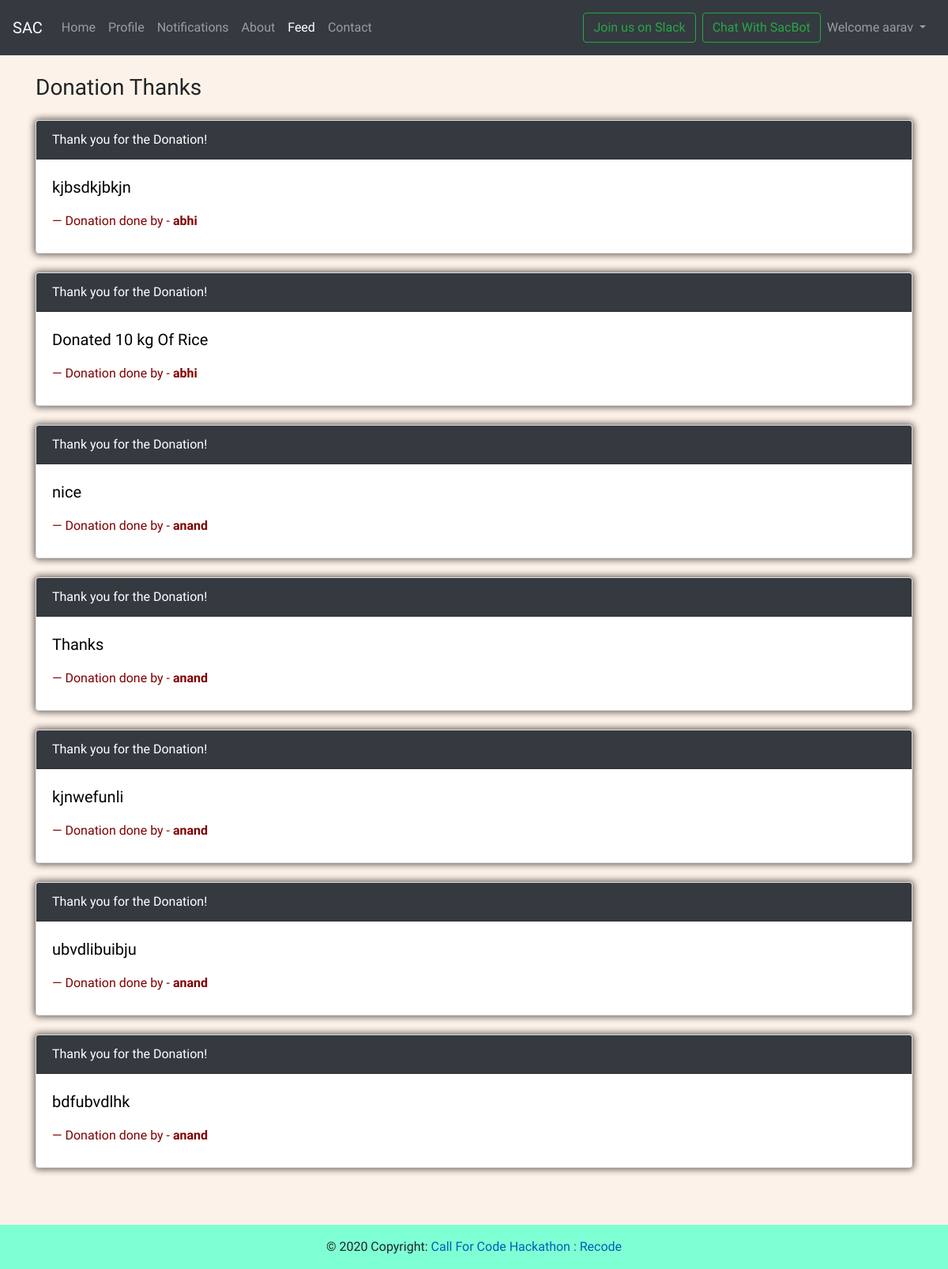
/tweet (signed in), run on the app's committed database.
### mysite/models.py (models this page shows, shortened)
class NewsFeed(models.Model):
    user1=models.CharField(max_length=30,null=True)
    feed=models.TextField(null=True)
    timestamp = models.DateTimeField(default=now)

### mysite/views.py (the view)
# urls.py: path('tweet',views.tweet),
@login_required(login_url='handleLogin')
def tweet(request):
    feeds = NewsFeed.objects.all().order_by('-id')
    params = {'feeds': feeds}
    return render(request, 'mysite/newsFeed.html', params)

### templates/mysite/newsFeed.html (shortened to what this page needs)
{% extends 'base.html' %}
{% block activeFeed %} active {% endblock activeFeed %}
{% block body %}
    <div class="container">
        <br>
        <h3>Donation Thanks</h3>
        {% for feed in feeds %}
        <a href="/profile/{{feed.user1}}">
              <div class="card my-4">
                <div class="card-header aa" style="color:white">
                  Thank you for the Donation!
                </div>
                <div class="card-body bb">
                  <blockquote class="blockquote mb-0">
                    <p style="color:black">{{feed.feed}}</p>
                    <footer class="blockquote-footer my-2" style="color:#800000">Donation done by - <strong title="Source Title" ">{{feed.user1}}</strong></footer>
                  </blockquote>
                </div>
            </div>
          </a>
        {% endfor %}
    </div>
{% endblock body %}

### templates/base.html (shortened to what this page needs)
<!doctype html>
<html lang="en">
  <head>
    <link
      rel="stylesheet"
      href="https://stackpath.bootstrapcdn.com/bootstrap/5.0.0-alpha1/css/bootstrap.min.css"
    />
    <link rel="stylesheet" href="https://stackpath.bootstrapcdn.com/bootstrap/4.5.0/css/bootstrap.min.css">
    <link rel="stylesheet" href="./static/mysite/style.css">
    <link
      rel="stylesheet"
      href="https://cdnjs.cloudflare.com/ajax/libs/font-awesome/5.13.1/css/all.min.css"
    />
  </head>
  <body>
    <nav class="navbar navbar-expand-lg navbar-dark bg-dark">
      <a class="navbar-brand" href="/">SAC</a>
      <div class="collapse navbar-collapse" id="navbarSupportedContent">
        <ul class="navbar-nav mr-auto">
          <li class="nav-item {% block activeHome %} {% endblock activeHome %}">
            <a class="nav-link" href="/">Home <span class="sr-only">(current)</span></a>
          </li>
          {% if user.is_authenticated %}
            <li class="nav-item {% block activeProfile %} {% endblock activeProfile %}">
            <a class="nav-link" href="/profile">Profile</a>
            <li class="nav-item {% block activeNotification %} {% endblock activeNotification %}">
            <a class="nav-link" href="/notify">Notifications</a>
          </li>
          {% endif %}
          <li class="nav-item {% block activeAbout %} {% endblock activeAbout %}">
            <a class="nav-link" href="/about">About</a>
          </li>
            <li class="nav-item {% block activeFeed %} {% endblock activeFeed %}">
            <a class="nav-link" href="/tweet">Feed</a>
          </li>
          <li class="nav-item {% block activeContact %} {% endblock activeContact %}">
            <a class="nav-link" href="/contact">Contact</a>
          </li>
        </ul>
        <div class="ml-auto form-inline mx-1">
          <a class="btn btn-outline-success my-2 my-sm-2 mx-2" href="https://join.slack.com/t/sacate/shared_invite/zt-g05v625j-CYp~WYorMyCYT7O2b3z4pg" role="button"  target="_blank">Join us on Slack</a>
        <div class="ml-auto form-inline ">
          <a class="btn btn-outline-success my-2 my-sm-2" href="https://web-chat.global.assistant.watson.cloud.ibm.com/preview.html?region=eu-gb&integrationID=2f56951f-120f-4309-92a2-dcdd4580ab57&serviceInstanceID=aee528ff-74f7-4657-b398-d01bb7a36378" role="button">Chat With SacBot</a>
        {% if user.is_authenticated %}
            <ul class="navbar-nav ml-auto">
                <li class="nav-item dropdown">
                    <a class="nav-link dropdown-toggle" href="#" id="navbarDropdown" role="button" data-toggle="dropdown" aria-haspopup="true" aria-expanded="false">
                      Welcome {{ request.user }}
                    </a>
                  </li>
            </ul>
        {% endif %}
        </div>
      </div>
     </nav>
    {% block body %}
    {% endblock body %}
    <br><br>
<footer class="page-footer font-small Blue">
  <div class="footer-copyright text-center py-3">© 2020 Copyright:
    <a href="https://callforcode.org/">  Call For Code Hackathon : Recode</a>
  </div>
</footer>
  </body>
</html>

### mysite/static/mysite/style.css (style rules this page uses)
* { margin: 0; padding: 0; box-sizing: border-box; font-family: 'Baloo Da 2', cursive; }
.nav-link, .breadcrumb-item { padding: 10px 0 10px 30px; transition: all .2s; color: #06092e; }
.card { box-shadow: 0 0 8px 2px rgba(8, 4, 4, 0.6); }

### data on the page
NewsFeed: feed "kjbsdkjbkjn", user1 "abhi"
NewsFeed: feed "Donated 10 kg Of Rice", user1 "abhi"
NewsFeed: feed "nice", user1 "anand"
NewsFeed: feed "Thanks", user1 "anand"
NewsFeed: feed "kjnwefunli", user1 "anand"
NewsFeed: feed "ubvdlibuibju", user1 "anand"
NewsFeed: feed "bdfubvdlhk", user1 "anand"

### other printed values
{{ request.user }} "aarav"
